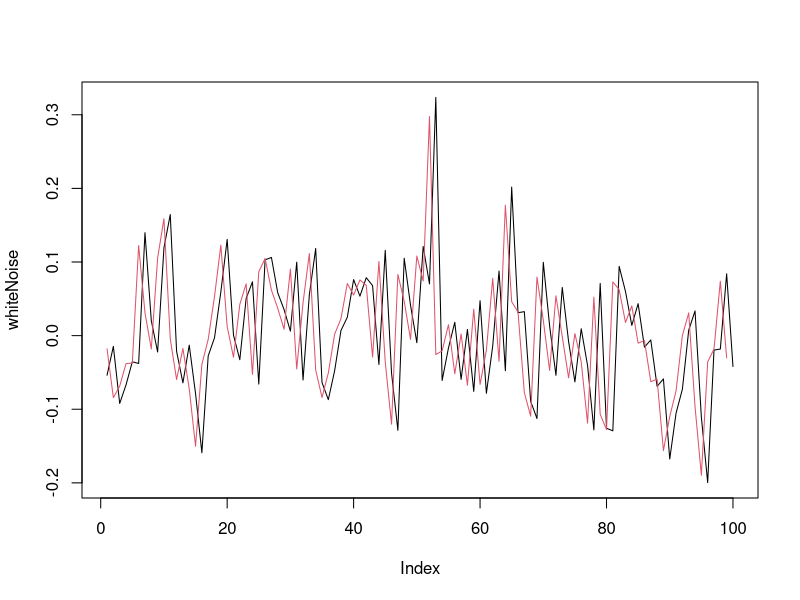
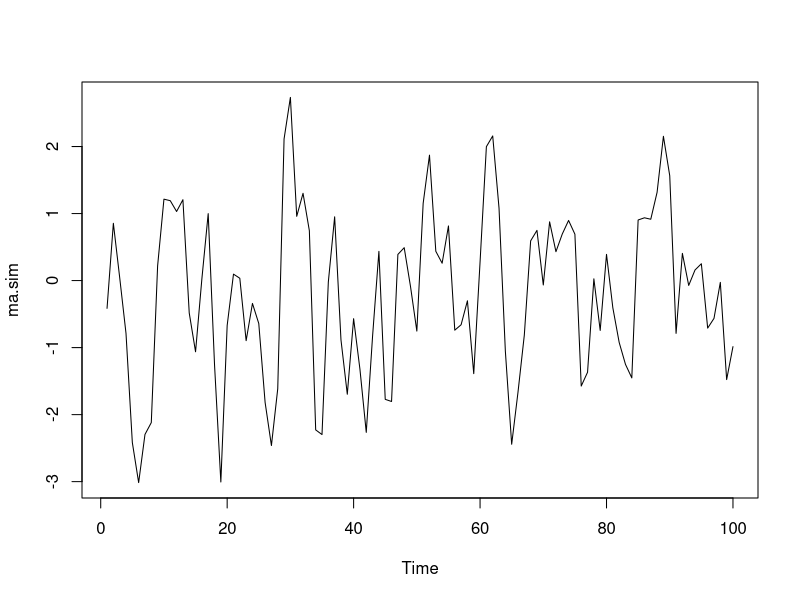

Reproduce these figures in R, in order.
N <- 100
whiteNoise <- rnorm(N, mean = 0, sd = 0.1)
ys <- filter(whiteNoise, filter=c(0.9,0.09)) #c(0.09,0.9)
plot(whiteNoise, type='l')
lines(ys, col=2)

ys <- ys[(10*2):(N-1)]

N<-length(ys)
yt <- ys[3:N]
A <- cbind(ys[1:(N-2)],ys[2:(N-1)])
fit <- lsfit(A, yt, intercept=F)
coefficients(fit)




# Test it on a more well behaved model:
n <- 500
n.sub <- n*0.9
maxlag <- 2
x <- arima.sim(n=n,list(ar=c(0.9,0.09)),rand.gen=rnorm,sd=0.1)
x <- x[n-n.sub:1]
#acf(x,lag.max=2,type="partial")            # check!
armod <- ar(x,order.max=maxlag,method="mle")
armod       # check!




set.seed(999)
ma.sim<-arima.sim(model=list(ma=c(0.9,0.1)),n=100)
ts.plot(ma.sim)
ar(ma.sim[20:100],order.max=2,method="mle")
